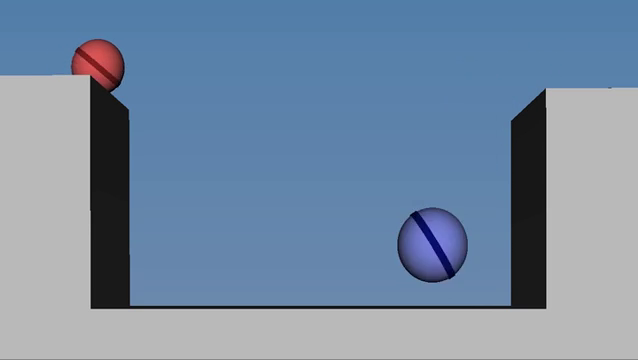
#> input picture frame 12 of _videos/balls.mp4, 638 x 360 px
$ python kalman_filters_estimation.py
#> lines starting #> are read from the running program, lines starting #| are printed output that depends on the picture; after the words box and inside, x2 and y2 are one past the last pixel; in counts of white or black regions, pixels touching at a corner belong together
#--------------------------------------------------------------------
# Implements multiple objects motion prediction using Kalman Filter
#
# Author: https://github.com/SriramEmarose/Multi-Object-Motion-Prediction-With-KalmanFilter
#
#--------------------------------------------------------------------
import cv2
import numpy as np
import sys

sys.path.append('tools')
from drawopencv import DrawingOpencv

MAX_OBJECTS_TO_TRACK = 10


class SingleObjectTracking:
    """
    Tracking yapildigi siniftir.
    """

    # [71 lines left out: functions __init__, update_frame, not called in this run]


# Instantiate OCV kalman filter
class KalmanFilter:

    kf = cv2.KalmanFilter(4, 2)
    kf.measurementMatrix = np.array([[1, 0, 0, 0], [0, 1, 0, 0]], np.float32)
    kf.transitionMatrix = np.array([[1, 0, 1, 0], [0, 1, 0, 1], [0, 0, 1, 0], [0, 0, 0, 1]], np.float32)

    def Estimate(self, coordX, coordY):
        ''' This function estimates the position of the object'''
        measured = np.array([[np.float32(coordX)], [np.float32(coordY)]])
        self.kf.correct(measured)
        predicted = self.kf.predict()
        return predicted


#Performs required image processing to get ball coordinated in the video
class ProcessImage:

    def __init__(self):
        self.selecetROI = False

    def DetectObject(self):

        ball_or_drone = True

        if ball_or_drone:
            vid = cv2.VideoCapture("_videos/balls.mp4")

            if(vid.isOpened() == False):
                print('Cannot open input video')
                return

            width = int(vid.get(3))
            height = int(vid.get(4))

            # Create Kalman Filter Object
            kfObjs = []
            predictedCoords = []
            for i in range(MAX_OBJECTS_TO_TRACK):
                kfObjs.append(KalmanFilter())
                predictedCoords.append(np.zeros((2, 1), np.float32))

            while(vid.isOpened()):
                rc, frame = vid.read()
#> frame is the input picture: shape (360, 638, 3); mean B, G, R 163, 138.5, 117.4

                if(rc == True):

                    coords = self.DetectBall(frame)

                    for i in range(len(coords)):
                        if(i > MAX_OBJECTS_TO_TRACK):
                            break

                        #print (' circle ',i, ' ', coords[i][0], ' ', coords[i][1])
                        predictedCoords[i] = kfObjs[i].Estimate(coords[i][0], coords[i][1])
                        frame = self.DrawPredictions(frame, coords[i][0], coords[i][1], predictedCoords[i])

                    cv2.imshow('Input', frame)

                    if (cv2.waitKey(300) & 0xFF == ord('q')):
                        break

                else:
                    break

        else:
            vid = cv2.VideoCapture("_videos/balls.mp4")

            if(vid.isOpened() == False):
                print('Cannot open input video')
                return

            width = 1280
            height = 720

            # Create Kalman Filter Object
            kfObjs = []
            predictedCoords = []

            kfObjs.append(KalmanFilter())
            predictedCoords.append(np.zeros((2, 1), np.float32))

            while(vid.isOpened()):
                rc, frame = vid.read()

                if(rc == True):
                    frame = cv2.cvtColor(frame, cv2.COLOR_RGB2BGR)
                    frame= cv2.resize(frame, (width, height))

                    if self.selecetROI == False:
                        box = cv2.selectROI("Kalman filters Estimation",  cv2.cvtColor(frame, cv2.COLOR_BGR2RGB), fromCenter=False)
                        if box[0] == 0 and box[1] == 0 and box[2] == 0 and box[3] == 0:
                            self.selecetROI = False
                        else:
                            self.selecetROI = True
                            single_object_tracking = SingleObjectTracking(frame=frame,box_selected=box)

                    if self.selecetROI == True:
                        return_tracking, coords = single_object_tracking.update_frame(frame=frame)
                        if return_tracking == False:
                            self.selecetROI=False
                        else:
                            coords = coords
                            predictedCoords[0] = kfObjs[0].Estimate(coords[0][0], coords[0][1])
                            frame = self.DrawPredictions(frame, coords[0][0], coords[0][1], predictedCoords[0])

                        cv2.imshow("Kalman filters Estimation", cv2.cvtColor(frame, cv2.COLOR_RGB2BGR))

                        if (cv2.waitKey(300) & 0xFF == ord('q')):
                            break

                else:
                    break


        vid.release()
        cv2.destroyAllWindows()

    # Segment the green ball in a given frame
    def DetectBall(self, frame):

        frameGrey = cv2.cvtColor(frame, cv2.COLOR_BGR2GRAY)
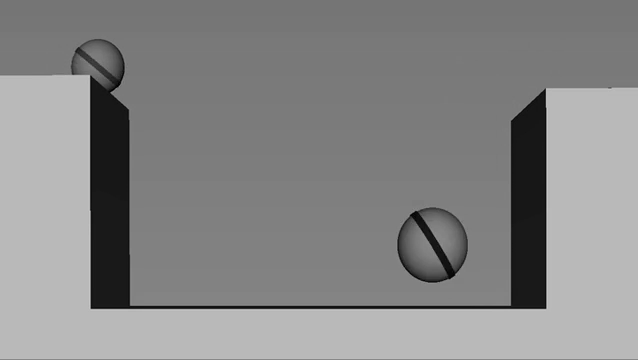
#> frameGrey: shape (360, 638); min 1, max 202, mean 134.9

        frameGrey = cv2.blur(frameGrey, (3, 3))

        circles = cv2.HoughCircles(frameGrey, cv2.HOUGH_GRADIENT, 1, 20, param1 = 50,
               param2 = 30, minRadius = 1, maxRadius = 40)
#> circles = [[430.5, 243.5, 33.8]]
        coords = []

        if circles is not None:
            circles = np.round(circles[0, :]).astype("int")
#> circles = [[430, 244, 34]]
            for (x, y, r) in circles:
                coords.append((x,y))
#> this loop made 1 pass
#> after the loop, coords = [(430, 244)]
            return coords

        return coords

    def DrawPredictions(self, frame, ballX, ballY, predictedCoords):
        # Draw Actual coords from segmentation
        cv2.circle(frame, (int(ballX), int(ballY)), 20, DrawingOpencv.color_green, 2, 8)
        cv2.line(frame, (int(ballX), int(ballY + 20)), (int(ballX + 50), int(ballY + 20)), DrawingOpencv.color_green, 2, 8)
        cv2.putText(frame, "Actual", (int(ballX + 50), int(ballY + 20)), cv2.FONT_HERSHEY_SIMPLEX, 0.5, DrawingOpencv.color_green)

        # Draw Kalman Filter Predicted output
        cv2.circle(frame, (int(predictedCoords[0]), int(predictedCoords[1])), 20, DrawingOpencv.color_red, 2, 8)
        cv2.line(frame, (int(predictedCoords[0]) + 16, int(predictedCoords[1]) - 15), (int(predictedCoords[0]) + 50, int(predictedCoords[1]) - 30), DrawingOpencv.color_red, 2, 8)
        cv2.putText(frame, "Predicted", (int(predictedCoords[0] + 50), int(predictedCoords[1] - 30)),
                   cv2.FONT_HERSHEY_SIMPLEX, 0.5, DrawingOpencv.color_red)


        return frame


#Main Function
def main():

    processImg = ProcessImage()
    processImg.DetectObject()
#> the loop in DetectObject, `for i in range(len(coords)):` made 1 pass
#> (measured in Estimate, predicted in Estimate) on pass 1: ([430, 244], [0, 0, 0, 0])
#> pass 1, in DetectObject, `frame = self.DrawPredictions(frame, coords[i][0], coords[i][1], predic..`:
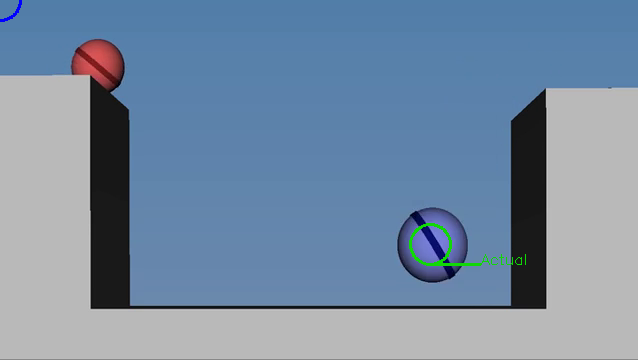
#> frame: shape (360, 638, 3); 0.32% of pixels changed, all inside (x1, y1, x2, y2) = (0, 0, 526, 266)
#> after the loop in DetectObject, `for i in range(len(coords)):`: predictedCoords = [[0, 0, 0, 0], [0, 0], [0, 0], [0, 0], [0, 0], [0, 0], [0, 0], [0, 0], [0, 0], [0, 0]]
#> (key q is pressed here)


if __name__ == "__main__":
    main()

print('Program Completed!')

$ run again, starting later in the video
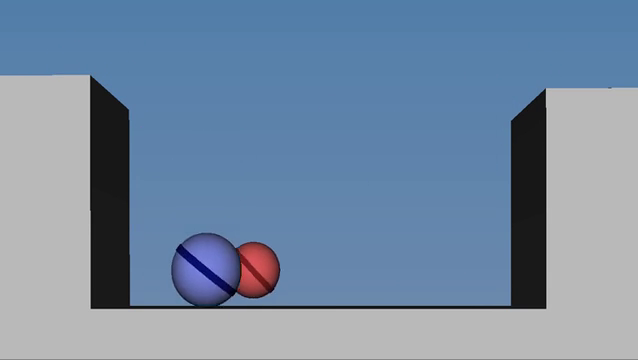
#> input picture frame 54 of _videos/balls.mp4, 638 x 360 px
#> in DetectObject, frame is the input picture: shape (360, 638, 3); mean B, G, R 163, 138.5, 117.2
#> in DetectBall, `frameGrey = cv2.cvtColor(frame, cv2.COLOR_BGR2GRAY)`:
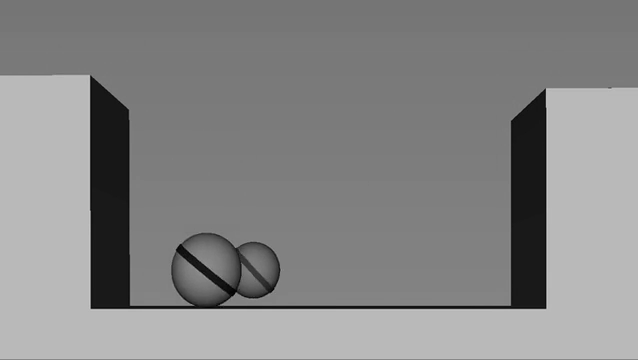
#> frameGrey: shape (360, 638); min 1, max 202, mean 134.9
#> in DetectBall, `circles = cv2.HoughCircles(frameGrey, cv2.HOUGH_GRADIENT, 1, 20, param..`: circles = [[204.5, 268.5, 33.8], [253.5, 271.5, 26.8]]
#> in DetectBall, `circles = np.round(circles[0, :]).astype("int")`: circles = [[204, 268, 34], [254, 272, 27]]
#> the loop in DetectBall, `for (x, y, r) in circles:` made 2 passes
#> after the loop in DetectBall, `for (x, y, r) in circles:`: coords = [(204, 268), (254, 272)]
#> the loop in DetectObject, `for i in range(len(coords)):` made 2 passes
#> (measured in Estimate, predicted in Estimate) on passes 1 to 2: ([204, 268], [0, 0, 0, 0]), ([254, 272], [127, 136, 0, 0])
#> pass 2, in DetectObject, `frame = self.DrawPredictions(frame, coords[i][0], coords[i][1], predic..`:
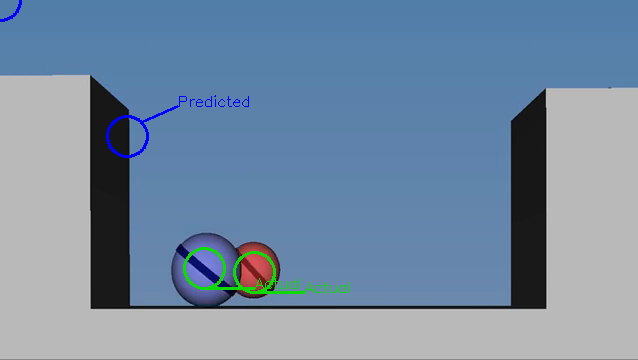
#> frame: shape (360, 638, 3); mean B, G, R 162.8, 138.8, 116.5
#> after the loop in DetectObject, `for i in range(len(coords)):`: predictedCoords = [[0, 0, 0, 0], [127, 136, 0, 0], [0, 0], [0, 0], [0, 0], [0, 0], [0, 0], [0, 0], [0, 0], [0, 0]]

$ run again, starting later in the video
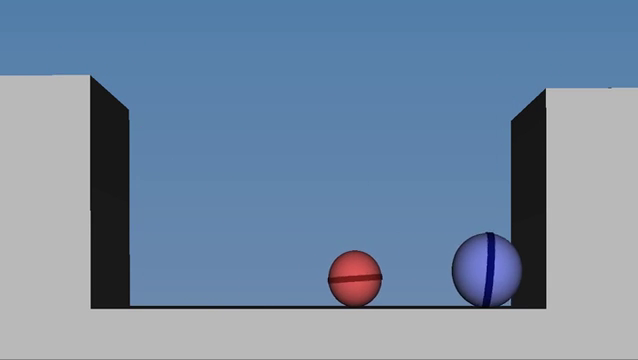
#> input picture frame 96 of _videos/balls.mp4, 638 x 360 px
#> in DetectObject, frame is the input picture: shape (360, 638, 3); mean B, G, R 163.1, 138.5, 117.4
#> in DetectBall, `frameGrey = cv2.cvtColor(frame, cv2.COLOR_BGR2GRAY)`:
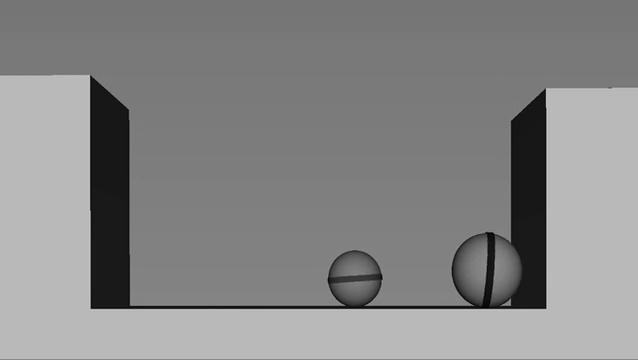
#> frameGrey: shape (360, 638); min 0, max 202, mean 135
#> in DetectBall, `circles = cv2.HoughCircles(frameGrey, cv2.HOUGH_GRADIENT, 1, 20, param..`: circles = [[354.5, 277.5, 27.5], [486.5, 268.5, 36.1]]
#> in DetectBall, `circles = np.round(circles[0, :]).astype("int")`: circles = [[354, 278, 28], [486, 268, 36]]
#> the loop in DetectBall, `for (x, y, r) in circles:` made 2 passes
#> after the loop in DetectBall, `for (x, y, r) in circles:`: coords = [(354, 278), (486, 268)]
#> the loop in DetectObject, `for i in range(len(coords)):` made 2 passes
#> (measured in Estimate, predicted in Estimate) on passes 1 to 2: ([354, 278], [0, 0, 0, 0]), ([486, 268], [243, 134, 0, 0])
#> pass 2, in DetectObject, `frame = self.DrawPredictions(frame, coords[i][0], coords[i][1], predic..`:
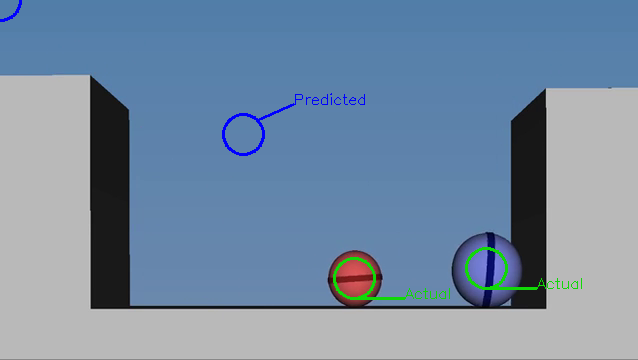
#> frame: shape (360, 638, 3); mean B, G, R 162.7, 138.8, 116.6
#> after the loop in DetectObject, `for i in range(len(coords)):`: predictedCoords = [[0, 0, 0, 0], [243, 134, 0, 0], [0, 0], [0, 0], [0, 0], [0, 0], [0, 0], [0, 0], [0, 0], [0, 0]]
